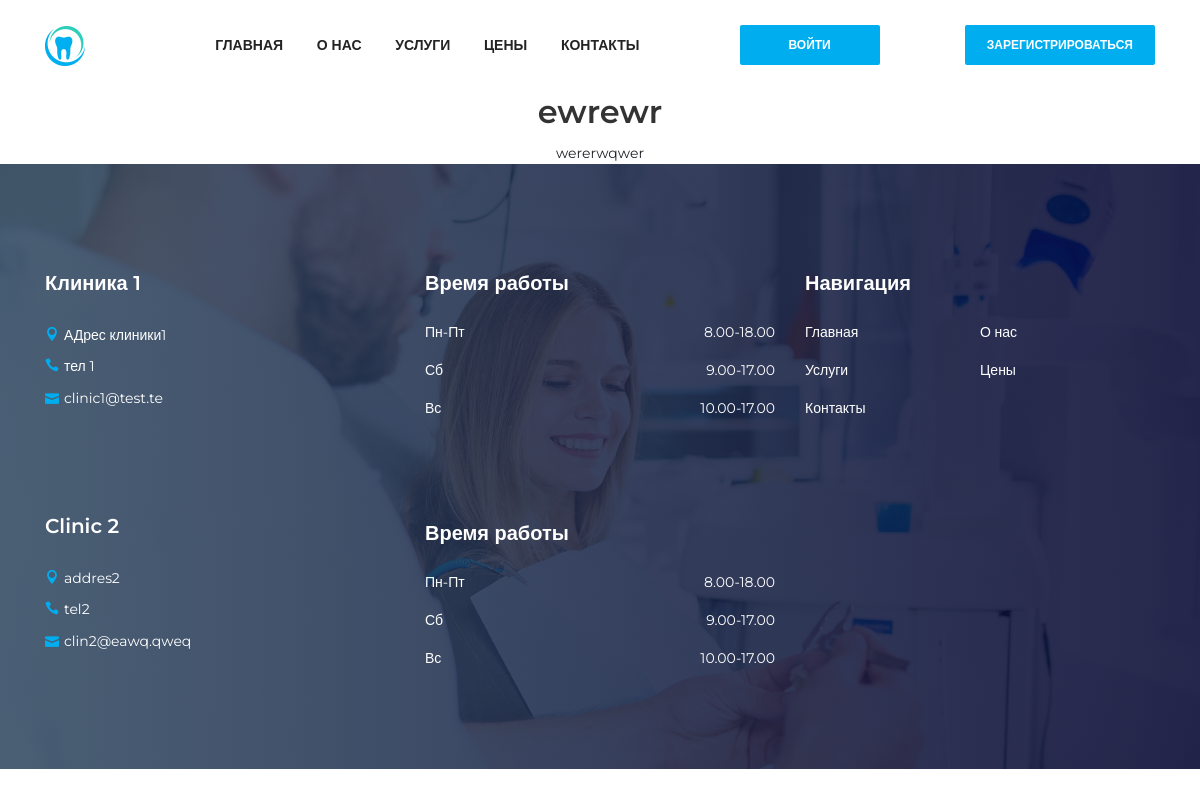
The page /single_news/1 on the database its author committed.
### website/models.py (models this page shows, shortened)
class News(models.Model):
    title = models.CharField(max_length=128, verbose_name='Заголовок')
    content = models.TextField(verbose_name='Текст новости')
    publish_date = models.DateField(editable=False, auto_now_add=True)
    class Meta:
        verbose_name = 'Новость'
        verbose_name_plural = 'Новости'

class AboutUs(models.Model):
    image = models.ImageField(upload_to='website/',
                              blank=True,
                              null=True,
                              verbose_name='Изображение')
    title = models.CharField(max_length=128, verbose_name='Название')
    content = models.TextField(verbose_name='Описание')
    address = models.CharField(max_length=256,
                               verbose_name='адрес')
    phone = models.CharField(max_length=32,
                             verbose_name='Номер телефона')
    email = models.EmailField(verbose_name='Почта/email',
                              unique=False,
                              blank=False)
    map_iframe = models.TextField(help_text="ссылка на встраивание карт")
    class Meta:
        verbose_name = 'клиника'
        verbose_name_plural = 'клиники'

### website/views.py (the view)
# urls.py: path('single_news/<int:id>', views.single_news, name='single_news_page'),
def single_news(request, id):
    about_us = AboutUs.objects.all()
    news = News.objects.get(id=id)
    return render(request, 'news.html', {'news': news,
                                         'about_us': about_us})

### website/templates/news.html (shortened to what this page needs)
{% extends 'base.html' %}
{% block content %}
<div class="container">
  <div class="row">
    <div class="col-lg-12">
      <div class="text-center">
        <h2>{{ news.title }}</h2>
        <div class="blog-content">
          {{ news.content | safe}}
        </div>
      </div>
    </div>
  </div>
</div>
{% endblock %}

### website/templates/base.html (shortened to what this page needs)
{% load static %}
<!DOCTYPE html>
<html lang="en">
<head>
  <link rel="stylesheet" href="{% static 'website/css/style.css' %}">
</head>
<body>
  <header class="header-area">
    <div class="main-header-area">
      <div class="classy-nav-container breakpoint-off">
        <div class="container">
          <nav class="classy-navbar justify-content-between" id="dentoNav">
            <a class="nav-brand" href="{% url 'home' %}"><img src="{% static 'website/img/core-img/favicon.ico' %}" alt=""></a>
            <div class="classy-menu">
              <div class="classynav">
                <ul id="nav">
                  <li><a href="{% url 'home' %}">Главная</a></li>
                  <li><a href="{% url 'about' %}">О нас</a></li>
                  <li><a href="{% url 'service' %}">Услуги</a></li>
                  <li><a href="{% url 'pricing' %}">Цены</a></li>
                  <li><a href="{% url 'contact' %}">Контакты</a></li>
                </ul>
              </div>
            </div>
            {% if user.is_authenticated %}
              <a href="{% url 'booknow' %}" class="btn dento-btn booking-btn">Записаться на прием</a>
              <a href="{% url 'cabinet_page' user.id %}" class="btn dento-btn booking-btn">Личный кабинет</a>
              <a href="{% url 'logout' %}" class="btn dento-btn booking-btn">Выйти</a>
            {% else %}
              <a href="{% url 'login_page' %}" class="btn dento-btn booking-btn">Войти</a>
              <a href="{% url 'registration_page' %}" class="btn dento-btn booking-btn">Зарегистрироваться</a>
            {% endif %}
          </nav>
        </div>
      </div>
    </div>
  </header>
{% block content %}
{% endblock %}
  <footer class="footer-area bg-img bg-gradient-overlay" style="background-image: url({% static 'website/img/bg-img/3.jpg' %});">
    <div class="container">
      <div class="row">
        <div class="col-12 col-sm-6 col-lg-4">
          {% for clinic in about_us %}
            <div class="single-footer-widget">
            <h5 class="widget-title">{{ clinic.title }}</h5>
              <div class="footer-contact">
                <p><i class="icon_pin"></i>{{ clinic.address}}</p>
                <p><i class="icon_phone"></i>{{ clinic.phone }}</p>
                <p><i class="icon_mail"></i>{{ clinic.email }}</p>
              </div>
            </div>
          {% endfor %}
        </div>
        <div class="col-12 col-sm-6 col-lg">
          <div class="single-footer-widget">
            <h5 class="widget-title">Время работы</h5>
            <ul class="opening-hours">
              <li><span>Пн-Пт</span> <span>8.00-18.00</span></li>
              <li><span>Сб</span> <span>9.00-17.00</span></li>
              <li><span>Вс</span> <span>10.00-17.00</span></li>
            </ul>
          </div>
          <div class="single-footer-widget">
            <h5 class="widget-title">Время работы</h5>
            <ul class="opening-hours">
              <li><span>Пн-Пт</span> <span>8.00-18.00</span></li>
              <li><span>Сб</span> <span>9.00-17.00</span></li>
              <li><span>Вс</span> <span>10.00-17.00</span></li>
            </ul>
          </div>
        </div>
        <div class="col-12 col-sm-6 col-lg">
          <div class="single-footer-widget">
            <h5 class="widget-title">Навигация</h5>
            <nav>
              <ul class="quick-links">
                <li><a href="{% url 'home' %}">Главная</a></li>
                <li><a href="{% url 'about' %}">О нас</a></li>
                <li><a href="{% url 'service' %}">Услуги</a></li>
                <li><a href="{% url 'pricing' %}">Цены</a></li>
                <li><a href="{% url 'contact' %}">Контакты</a></li>
              </ul>
            </nav>
          </div>
        </div>
      </div>
    </div>
  </footer>
</body>
</html>

### static/website/css/style.css (style rules this page uses)
* { margin: 0; padding: 0; }
body { font-family: "Montserrat", sans-serif; font-weight: 400; font-size: 14px; }
h1, h2, h3, h4, h5, h6 { font-family: "Montserrat", sans-serif; color: #333333; line-height: 1.4; font-weight: 600; }
a, a:active, a:focus, a:hover { color: #333333; text-decoration: none; -webkit-transition-duration: 500ms; -o-transition-duration: 500ms; transition-duration: 500ms; outline: none; }
li { list-style: none; }
p { line-height: 1.9; color: #707070; font-size: 14px; font-weight: 400; }
img { max-width: 100%; height: auto; }
ul { margin: 0; padding: 0; }
ul li { margin: 0; padding: 0; }
.bg-gradient-overlay { position: relative; z-index: 1; }
.bg-gradient-overlay::after { position: absolute; content: ""; height: 100%; width: 100%; top: 0; left: 0; z-index: -1; background: #2c455d; background: -webkit-linear-gradient(to right, #2c455d, #00012c); background: linear-gradient(to right, #2c455d, #00012c); opacity: 0.85; }
.bg-img { background-position: center center; background-size: cover; background-repeat: no-repeat; }
.dento-btn { position: relative; z-index: 1; min-width: 170px; height: 46px; line-height: 42px; font-size: 14px; font-weight: 600; display: inline-block; padding: 0 20px; text-align: center; text-transform: uppercase; color: #ffffff; border-radius: 2px; background-color: #00aeef; -webkit-transition: all 500ms; -o-transition: all 500ms; transition: all 500ms; border: 2px solid #00aeef; }
.dento-btn.booking-btn { color: #ffffff !important; font-weight: 600; min-width: 140px; height: 40px; line-height: 36px; font-size: 12px; }
.header-area { position: relative; z-index: 599; width: 100%; -webkit-transition-duration: 500ms; -o-transition-duration: 500ms; transition-duration: 500ms; }
.classy-nav-container { background-color: transparent; }
.classy-nav-container .classy-navbar { height: 90px; padding: 0; }
.classy-nav-container .classy-navbar .classynav ul li a { padding: 0 15px; font-weight: 600; font-size: 14px; text-transform: uppercase; }
.footer-area { position: relative; z-index: 1; padding-top: 100px; }
.single-footer-widget { position: relative; z-index: 1; margin-bottom: 100px; }
.single-footer-widget .widget-title { color: #ffffff; margin-top: 5px; margin-bottom: 25px; display: block; }
.single-footer-widget p { color: #ffffff; }
.single-footer-widget .footer-contact { position: relative; z-index: 1; }
.single-footer-widget .footer-contact p { margin-bottom: 5px; font-size: 14px; }
.single-footer-widget .footer-contact p i { display: inline-block; margin-right: 5px; color: #00aeef; }
.single-footer-widget .footer-contact p:last-child { margin-bottom: 0; }
.single-footer-widget .opening-hours { position: relative; z-index: 1; }
.single-footer-widget .opening-hours li { display: -webkit-box; display: -ms-flexbox; display: flex; -webkit-box-pack: justify; -ms-flex-pack: justify; justify-content: space-between; color: #ffffff; margin-bottom: 17px; font-size: 14px; }
.single-footer-widget .opening-hours li:last-child { margin-bottom: 0; }
.single-footer-widget .quick-links { position: relative; z-index: 1; display: -webkit-box; display: -ms-flexbox; display: flex; -webkit-box-pack: justify; -ms-flex-pack: justify; justify-content: space-between; -ms-flex-wrap: wrap; flex-wrap: wrap; }
.single-footer-widget .quick-links li { -webkit-box-flex: 0; -ms-flex: 0 0 50%; flex: 0 0 50%; max-width: 50%; width: 50%; }
.single-footer-widget .quick-links li a { color: #ffffff; margin-bottom: 17px; display: block; }
.single-footer-widget .quick-links li:last-child a { margin-bottom: 0; }

### rows shown on the page
News: title "ewrewr", content "wererwqwer"
AboutUs: title "Клиника 1", address "АДрес клиники1", phone "тел 1", email "clinic1@test.te"
AboutUs: title "Clinic 2", address "addres2", phone "tel2", email "clin2@eawq.qweq"
